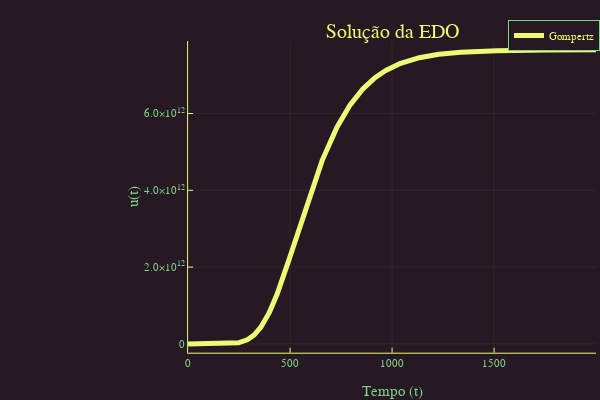

Notebook code for this chart:
### Code cell
#modelo do artigo
r = 0.006
k = 10^13
g = 0.04
c0 =0.04
#Equação do modelo
f(n,p,t) = -r*n*log(n/k)-g*c0*n
#Condições iniciais
u0 = 200
range = (0.0,2000.0)
prob = ODEProblem(f,u0,range)
sol1= solve(prob, Tsit5(), reltol=1e-8, abstol=1e-8);
#Plotagem do Modelo
using Plots
plotly()
plot(sol1,linewidth=5,title="Solução da EDO",
xaxis="Tempo (t)",yaxis="u(t)",label="Gompertz")

### Figure 1 — Plotly figure (JSON) as saved in the notebook; plotly's stock layout.template omitted (floating-point values rounded to 4 significant figures; data arrays with more than 128 entries replaced by an {"elided": "..."} marker saying what was removed)
{"data": [{"colorbar": {"title": ""}, "legendgroup": "Gompertz", "line": {"color": "rgba(235, 251, 115, 1.000)", "dash": "solid", "shape": "linear", "width": 5}, "mode": "lines", "name": "Gompertz", "showlegend": true, "type": "scatter", "x": {"elided": "3190 float values"}, "xaxis": "x", "y": {"elided": "3190 float values"}, "yaxis": "y", "zmax": null, "zmin": null}], "layout": {"annotations": [{"font": {"color": "rgba(235, 251, 115, 1.000)", "family": "sans-serif", "size": 20}, "rotation": 0, "showarrow": false, "text": "Solução da EDO", "x": 0.6535, "xanchor": "center", "xref": "paper", "y": 1, "yanchor": "top", "yref": "paper"}], "height": 400, "legend": {"bgcolor": "rgba(39, 25, 36, 1.000)", "bordercolor": "rgba(128, 213, 132, 1.000)", "borderwidth": 1, "font": {"color": "rgba(235, 251, 115, 1.000)", "family": "sans-serif", "size": 11}, "title": {"font": {"color": "rgba(235, 251, 115, 1.000)", "family": "sans-serif", "size": 15}, "text": ""}, "tracegroupgap": 0, "traceorder": "normal", "x": 1, "xanchor": "auto", "y": 1, "yanchor": "auto"}, "margin": {"b": 20, "l": 0, "r": 0, "t": 20}, "paper_bgcolor": "rgba(39, 25, 36, 1.000)", "plot_bgcolor": "rgba(39, 25, 36, 1.000)", "showlegend": true, "width": 600, "xaxis": {"anchor": "y", "domain": [0.3135, 0.9934], "gridcolor": "rgba(235, 251, 115, 0.100)", "gridwidth": 0.5, "linecolor": "rgba(235, 251, 115, 1.000)", "mirror": false, "range": [0, 2000], "showgrid": true, "showline": true, "showticklabels": true, "tickangle": 0, "tickcolor": "rgb(235, 251, 115)", "tickfont": {"color": "rgba(128, 213, 132, 1.000)", "family": "sans-serif", "size": 11}, "tickmode": "array", "ticks": "inside", "ticktext": ["0", "500", "1000", "1500", "2000"], "tickvals": [0, 500, 1000, 1500, 2000], "title": "Tempo (t)", "titlefont": {"color": "rgba(128, 213, 132, 1.000)", "family": "sans-serif", "size": 15}, "type": "-", "visible": true, "zeroline": false, "zerolinecolor": "rgba(235, 251, 115, 1.000)"}, "yaxis": {"anchor": "x", "domain": [0.07581, 0.9415], "gridcolor": "rgba(235, 251, 115, 0.100)", "gridwidth": 0.5, "linecolor": "rgba(235, 251, 115, 1.000)", "mirror": false, "range": [-229700000000.0, 7888000000000.0], "showgrid": true, "showline": true, "showticklabels": true, "tickangle": 0, "tickcolor": "rgb(235, 251, 115)", "tickfont": {"color": "rgba(128, 213, 132, 1.000)", "family": "sans-serif", "size": 11}, "tickmode": "array", "ticks": "inside", "ticktext": ["0", "2.0×10<sup>12</sup>", "4.0×10<sup>12</sup>", "6.0×10<sup>12</sup>"], "tickvals": [0, 2000000000000, 4000000000000, 6000000000000], "title": "u(t)", "titlefont": {"color": "rgba(128, 213, 132, 1.000)", "family": "sans-serif", "size": 15}, "type": "-", "visible": true, "zeroline": false, "zerolinecolor": "rgba(235, 251, 115, 1.000)"}}}
